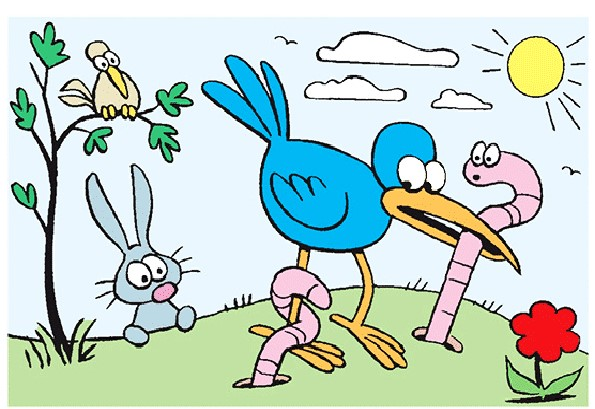
#> input picture gambar1.jpeg, 595 x 409 px
$ python FFT_FastFourierTransform.py
#> lines starting #> are read from the running program, lines starting #| are printed output that depends on the picture
import cv2
import numpy as np
# Membaca citra dalam mode grayscale
img = cv2.imread('gambar1.jpeg', cv2.IMREAD_GRAYSCALE)
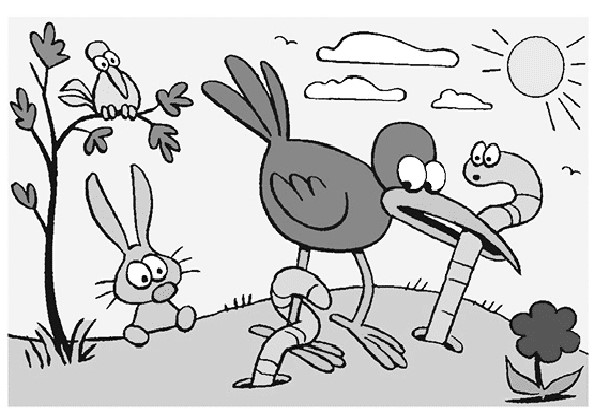
#> img: shape (409, 595); min 0, max 255, mean 204.3

# Menambahkan zero-padding untuk membuat ukuran citra menjadi bilangan pangkat 2
rows, cols = img.shape
#> rows = 409; cols = 595
padded_rows = cv2.getOptimalDFTSize(rows)
#> padded_rows = 432
padded_cols = cv2.getOptimalDFTSize(cols)
#> padded_cols = 600
padded_img = np.zeros((padded_rows, padded_cols), dtype=np.uint8)
padded_img[:rows, :cols] = img
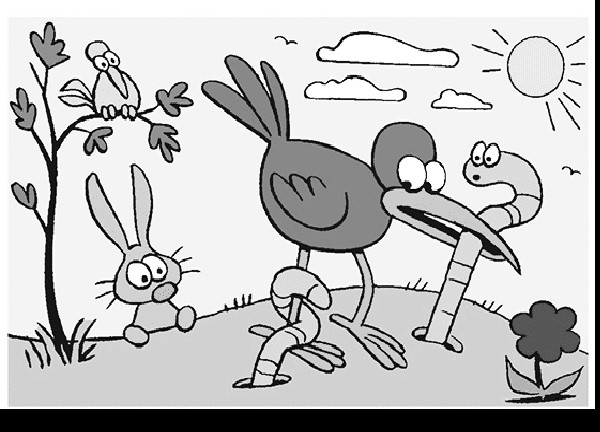
#> padded_img: shape (432, 600); min 0, max 255, mean 191.8

# Konversi citra ke dalam domain frekuensi
dft = cv2.dft(np.float32(padded_img), flags=cv2.DFT_COMPLEX_OUTPUT)
dft_shift = np.fft.fftshift(dft)

# Menghitung magnitudo spektrum
magnitude_spectrum = 20 * np.log(cv2.magnitude(dft_shift[:, :, 0], dft_shift[:, :, 1]))
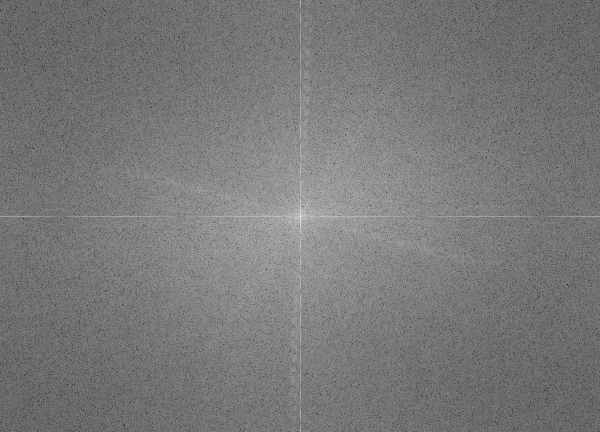
#> magnitude_spectrum: shape (432, 600) float32; min 23.94, max 354.4, mean 180.8; drawn with min black and max white

# Menampilkan hasil
cv2.imshow('Original Image', img)
cv2.imshow('Magnitude Spectrum', magnitude_spectrum.astype(np.uint8))
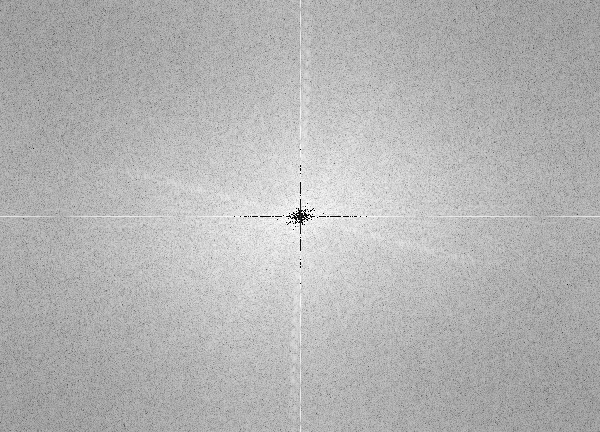
#> window 'Magnitude Spectrum': shape (432, 600); min 0, max 255, mean 180
cv2.waitKey(0)
cv2.destroyAllWindows()
